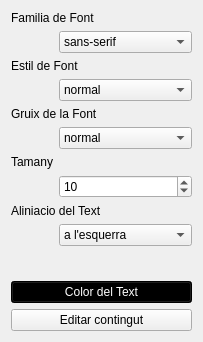
         <widget class="QWidget" name="page_text" >
          <property name="geometry" >
           <rect>
            <x>0</x>
            <y>0</y>
            <width>200</width>
            <height>342</height>
           </rect>
          </property>
          <property name="toolTip" >
           <string>Modify text properties</string>
          </property>
          <attribute name="label" >
           <string>Propietats de Text</string>
          </attribute>
          <layout class="QGridLayout" name="gridLayout_7" >
           <item row="0" column="0" colspan="2" >
            <widget class="QLabel" name="l_font_family" >
             <property name="text" >
              <string>Familia de Font</string>
             </property>
            </widget>
           </item>
           <item row="1" column="1" >
            <widget class="QComboBox" name="cb_font_family" >
             <property name="toolTip" >
              <string>Change font family</string>
             </property>
             <item>
              <property name="text" >
               <string>sans-serif</string>
              </property>
             </item>
             <item>
              <property name="text" >
               <string>serif</string>
              </property>
             </item>
             <item>
              <property name="text" >
               <string>Arial</string>
              </property>
             </item>
             <item>
              <property name="text" >
               <string>Helvetica</string>
              </property>
             </item>
             <item>
              <property name="text" >
               <string>Times New Roman</string>
              </property>
             </item>
             <item>
              <property name="text" >
               <string>Times</string>
              </property>
             </item>
             <item>
              <property name="text" >
               <string>Courier New</string>
              </property>
             </item>
             <item>
              <property name="text" >
               <string>Courier</string>
              </property>
             </item>
             <item>
              <property name="text" >
               <string>monospace</string>
              </property>
             </item>
             <item>
              <property name="text" >
               <string>Georgia</string>
              </property>
             </item>
             <item>
              <property name="text" >
               <string>Verdana</string>
              </property>
             </item>
             <item>
              <property name="text" >
               <string>Geneva</string>
              </property>
             </item>
            </widget>
           </item>
           <item row="2" column="0" colspan="2" >
            <widget class="QLabel" name="l_font_style" >
             <property name="text" >
              <string>Estil de Font</string>
             </property>
            </widget>
           </item>
           <item row="3" column="1" >
            <widget class="QComboBox" name="cb_font_style" >
             <property name="toolTip" >
              <string>Change font style</string>
             </property>
             <item>
              <property name="text" >
               <string>normal</string>
              </property>
             </item>
             <item>
              <property name="text" >
               <string>italica</string>
              </property>
             </item>
             <item>
              <property name="text" >
               <string>obliqua</string>
              </property>
             </item>
            </widget>
           </item>
           <item row="4" column="0" colspan="2" >
            <widget class="QLabel" name="l_font_height" >
             <property name="text" >
              <string>Gruix de la Font</string>
             </property>
            </widget>
           </item>
           <item row="5" column="1" >
            <widget class="QComboBox" name="cb_font_height" >
             <property name="toolTip" >
              <string>Change font weight</string>
             </property>
             <item>
              <property name="text" >
               <string>normal</string>
              </property>
             </item>
             <item>
              <property name="text" >
               <string>bold</string>
              </property>
             </item>
             <item>
              <property name="text" >
               <string>bolder</string>
              </property>
             </item>
             <item>
              <property name="text" >
               <string>lighter</string>
              </property>
             </item>
             <item>
              <property name="text" >
               <string>100</string>
              </property>
             </item>
             <item>
              <property name="text" >
               <string>200</string>
              </property>
             </item>
             <item>
              <property name="text" >
               <string>300</string>
              </property>
             </item>
             <item>
              <property name="text" >
               <string>400</string>
              </property>
             </item>
             <item>
              <property name="text" >
               <string>500</string>
              </property>
             </item>
             <item>
              <property name="text" >
               <string>600</string>
              </property>
             </item>
             <item>
              <property name="text" >
               <string>700</string>
              </property>
             </item>
             <item>
              <property name="text" >
               <string>800</string>
              </property>
             </item>
             <item>
              <property name="text" >
               <string>900</string>
              </property>
             </item>
            </widget>
           </item>
           <item row="6" column="0" >
            <widget class="QLabel" name="l_font_size" >
             <property name="text" >
              <string>Tamany</string>
             </property>
            </widget>
           </item>
           <item row="7" column="1" >
            <widget class="QSpinBox" name="sb_font_size" >
             <property name="toolTip" >
              <string>Change font size</string>
             </property>
             <property name="minimum" >
              <number>7</number>
             </property>
             <property name="maximum" >
              <number>200</number>
             </property>
             <property name="value" >
              <number>10</number>
             </property>
            </widget>
           </item>
           <item row="8" column="0" colspan="2" >
            <widget class="QLabel" name="l_font_alineation" >
             <property name="text" >
              <string>Aliniacio del Text</string>
             </property>
            </widget>
           </item>
           <item row="9" column="1" >
            <widget class="QComboBox" name="cb_text_alineation" >
             <property name="toolTip" >
              <string>Change font justify</string>
             </property>
             <item>
              <property name="text" >
               <string>a l'esquerra</string>
              </property>
             </item>
             <item>
              <property name="text" >
               <string>al centre</string>
              </property>
             </item>
             <item>
              <property name="text" >
               <string>a la dreta</string>
              </property>
             </item>
             <item>
              <property name="text" >
               <string>justificada</string>
              </property>
             </item>
            </widget>
           </item>
           <item row="10" column="0" >
            <spacer name="verticalSpacer" >
             <property name="orientation" >
              <enum>Qt::Vertical</enum>
             </property>
             <property name="sizeHint" stdset="0" >
              <size>
               <width>20</width>
               <height>118</height>
              </size>
             </property>
            </spacer>
           </item>
           <item row="11" column="0" colspan="2" >
            <widget class="QPushButton" name="b_text_color" >
             <property name="maximumSize" >
              <size>
               <width>16777215</width>
               <height>16777215</height>
              </size>
             </property>
             <property name="palette" >
              <palette>
               <active>
                <colorrole role="WindowText" >
                 <brush brushstyle="SolidPattern" >
                  <color alpha="255" >
                   <red>255</red>
                   <green>255</green>
                   <blue>255</blue>
                  </color>
                 </brush>
                </colorrole>
                <colorrole role="Button" >
                 <brush brushstyle="SolidPattern" >
                  <color alpha="255" >
                   <red>0</red>
                   <green>0</green>
                   <blue>0</blue>
                  </color>
                 </brush>
                </colorrole>
                <colorrole role="Light" >
                 <brush brushstyle="SolidPattern" >
                  <color alpha="255" >
                   <red>0</red>
                   <green>0</green>
                   <blue>0</blue>
                  </color>
                 </brush>
                </colorrole>
                <colorrole role="Midlight" >
                 <brush brushstyle="SolidPattern" >
                  <color alpha="255" >
                   <red>0</red>
                   <green>0</green>
                   <blue>0</blue>
                  </color>
                 </brush>
                </colorrole>
                <colorrole role="Dark" >
                 <brush brushstyle="SolidPattern" >
                  <color alpha="255" >
                   <red>0</red>
                   <green>0</green>
                   <blue>0</blue>
                  </color>
                 </brush>
                </colorrole>
                <colorrole role="Mid" >
                 <brush brushstyle="SolidPattern" >
                  <color alpha="255" >
                   <red>0</red>
                   <green>0</green>
                   <blue>0</blue>
                  </color>
                 </brush>
                </colorrole>
                <colorrole role="Text" >
                 <brush brushstyle="SolidPattern" >
                  <color alpha="255" >
                   <red>255</red>
                   <green>255</green>
                   <blue>255</blue>
                  </color>
                 </brush>
                </colorrole>
                <colorrole role="BrightText" >
                 <brush brushstyle="SolidPattern" >
                  <color alpha="255" >
                   <red>255</red>
                   <green>255</green>
                   <blue>255</blue>
                  </color>
                 </brush>
                </colorrole>
                <colorrole role="ButtonText" >
                 <brush brushstyle="SolidPattern" >
                  <color alpha="255" >
                   <red>255</red>
                   <green>255</green>
                   <blue>255</blue>
                  </color>
                 </brush>
                </colorrole>
                <colorrole role="Base" >
                 <brush brushstyle="SolidPattern" >
                  <color alpha="255" >
                   <red>0</red>
                   <green>0</green>
                   <blue>0</blue>
                  </color>
                 </brush>
                </colorrole>
                <colorrole role="Window" >
                 <brush brushstyle="SolidPattern" >
                  <color alpha="255" >
                   <red>0</red>
                   <green>0</green>
                   <blue>0</blue>
                  </color>
                 </brush>
                </colorrole>
                <colorrole role="Shadow" >
                 <brush brushstyle="SolidPattern" >
                  <color alpha="255" >
                   <red>0</red>
                   <green>0</green>
                   <blue>0</blue>
                  </color>
                 </brush>
                </colorrole>
                <colorrole role="AlternateBase" >
                 <brush brushstyle="SolidPattern" >
                  <color alpha="255" >
                   <red>0</red>
                   <green>0</green>
                   <blue>0</blue>
                  </color>
                 </brush>
                </colorrole>
                <colorrole role="ToolTipBase" >
                 <brush brushstyle="SolidPattern" >
                  <color alpha="255" >
                   <red>255</red>
                   <green>255</green>
                   <blue>220</blue>
                  </color>
                 </brush>
                </colorrole>
                <colorrole role="ToolTipText" >
                 <brush brushstyle="SolidPattern" >
                  <color alpha="255" >
                   <red>0</red>
                   <green>0</green>
                   <blue>0</blue>
                  </color>
                 </brush>
                </colorrole>
               </active>
               <inactive>
                <colorrole role="WindowText" >
                 <brush brushstyle="SolidPattern" >
                  <color alpha="255" >
                   <red>255</red>
                   <green>255</green>
                   <blue>255</blue>
                  </color>
                 </brush>
                </colorrole>
                <colorrole role="Button" >
                 <brush brushstyle="SolidPattern" >
                  <color alpha="255" >
                   <red>0</red>
                   <green>0</green>
                   <blue>0</blue>
                  </color>
                 </brush>
                </colorrole>
                <colorrole role="Light" >
                 <brush brushstyle="SolidPattern" >
                  <color alpha="255" >
                   <red>0</red>
                   <green>0</green>
                   <blue>0</blue>
                  </color>
                 </brush>
                </colorrole>
                <colorrole role="Midlight" >
                 <brush brushstyle="SolidPattern" >
                  <color alpha="255" >
                   <red>0</red>
                   <green>0</green>
                   <blue>0</blue>
                  </color>
                 </brush>
                </colorrole>
                <colorrole role="Dark" >
                 <brush brushstyle="SolidPattern" >
                  <color alpha="255" >
                   <red>0</red>
                   <green>0</green>
                   <blue>0</blue>
                  </color>
                 </brush>
                </colorrole>
                <colorrole role="Mid" >
                 <brush brushstyle="SolidPattern" >
                  <color alpha="255" >
                   <red>0</red>
                   <green>0</green>
                   <blue>0</blue>
                  </color>
                 </brush>
                </colorrole>
                <colorrole role="Text" >
                 <brush brushstyle="SolidPattern" >
                  <color alpha="255" >
                   <red>255</red>
                   <green>255</green>
                   <blue>255</blue>
                  </color>
                 </brush>
                </colorrole>
                <colorrole role="BrightText" >
                 <brush brushstyle="SolidPattern" >
                  <color alpha="255" >
                   <red>255</red>
                   <green>255</green>
                   <blue>255</blue>
                  </color>
                 </brush>
                </colorrole>
                <colorrole role="ButtonText" >
                 <brush brushstyle="SolidPattern" >
                  <color alpha="255" >
                   <red>255</red>
                   <green>255</green>
                   <blue>255</blue>
                  </color>
                 </brush>
                </colorrole>
                <colorrole role="Base" >
                 <brush brushstyle="SolidPattern" >
                  <color alpha="255" >
                   <red>0</red>
                   <green>0</green>
                   <blue>0</blue>
                  </color>
                 </brush>
                </colorrole>
                <colorrole role="Window" >
                 <brush brushstyle="SolidPattern" >
                  <color alpha="255" >
                   <red>0</red>
                   <green>0</green>
                   <blue>0</blue>
                  </color>
                 </brush>
                </colorrole>
                <colorrole role="Shadow" >
                 <brush brushstyle="SolidPattern" >
                  <color alpha="255" >
                   <red>0</red>
                   <green>0</green>
                   <blue>0</blue>
                  </color>
                 </brush>
                </colorrole>
                <colorrole role="AlternateBase" >
                 <brush brushstyle="SolidPattern" >
                  <color alpha="255" >
                   <red>0</red>
                   <green>0</green>
                   <blue>0</blue>
                  </color>
                 </brush>
                </colorrole>
                <colorrole role="ToolTipBase" >
                 <brush brushstyle="SolidPattern" >
                  <color alpha="255" >
                   <red>255</red>
                   <green>255</green>
                   <blue>220</blue>
                  </color>
                 </brush>
                </colorrole>
                <colorrole role="ToolTipText" >
                 <brush brushstyle="SolidPattern" >
                  <color alpha="255" >
                   <red>0</red>
                   <green>0</green>
                   <blue>0</blue>
                  </color>
                 </brush>
                </colorrole>
               </inactive>
               <disabled>
                <colorrole role="WindowText" >
                 <brush brushstyle="SolidPattern" >
                  <color alpha="255" >
                   <red>0</red>
                   <green>0</green>
                   <blue>0</blue>
                  </color>
                 </brush>
                </colorrole>
                <colorrole role="Button" >
                 <brush brushstyle="SolidPattern" >
                  <color alpha="255" >
                   <red>0</red>
                   <green>0</green>
                   <blue>0</blue>
                  </color>
                 </brush>
                </colorrole>
                <colorrole role="Light" >
                 <brush brushstyle="SolidPattern" >
                  <color alpha="255" >
                   <red>0</red>
                   <green>0</green>
                   <blue>0</blue>
                  </color>
                 </brush>
                </colorrole>
                <colorrole role="Midlight" >
                 <brush brushstyle="SolidPattern" >
                  <color alpha="255" >
                   <red>0</red>
                   <green>0</green>
                   <blue>0</blue>
                  </color>
                 </brush>
                </colorrole>
                <colorrole role="Dark" >
                 <brush brushstyle="SolidPattern" >
                  <color alpha="255" >
                   <red>0</red>
                   <green>0</green>
                   <blue>0</blue>
                  </color>
                 </brush>
                </colorrole>
                <colorrole role="Mid" >
                 <brush brushstyle="SolidPattern" >
                  <color alpha="255" >
                   <red>0</red>
                   <green>0</green>
                   <blue>0</blue>
                  </color>
                 </brush>
                </colorrole>
                <colorrole role="Text" >
                 <brush brushstyle="SolidPattern" >
                  <color alpha="255" >
                   <red>0</red>
                   <green>0</green>
                   <blue>0</blue>
                  </color>
                 </brush>
                </colorrole>
                <colorrole role="BrightText" >
                 <brush brushstyle="SolidPattern" >
                  <color alpha="255" >
                   <red>255</red>
                   <green>255</green>
                   <blue>255</blue>
                  </color>
                 </brush>
                </colorrole>
                <colorrole role="ButtonText" >
                 <brush brushstyle="SolidPattern" >
                  <color alpha="255" >
                   <red>0</red>
                   <green>0</green>
                   <blue>0</blue>
                  </color>
                 </brush>
                </colorrole>
                <colorrole role="Base" >
                 <brush brushstyle="SolidPattern" >
                  <color alpha="255" >
                   <red>0</red>
                   <green>0</green>
                   <blue>0</blue>
                  </color>
                 </brush>
                </colorrole>
                <colorrole role="Window" >
                 <brush brushstyle="SolidPattern" >
                  <color alpha="255" >
                   <red>0</red>
                   <green>0</green>
                   <blue>0</blue>
                  </color>
                 </brush>
                </colorrole>
                <colorrole role="Shadow" >
                 <brush brushstyle="SolidPattern" >
                  <color alpha="255" >
                   <red>0</red>
                   <green>0</green>
                   <blue>0</blue>
                  </color>
                 </brush>
                </colorrole>
                <colorrole role="AlternateBase" >
                 <brush brushstyle="SolidPattern" >
                  <color alpha="255" >
                   <red>0</red>
                   <green>0</green>
                   <blue>0</blue>
                  </color>
                 </brush>
                </colorrole>
                <colorrole role="ToolTipBase" >
                 <brush brushstyle="SolidPattern" >
                  <color alpha="255" >
                   <red>255</red>
                   <green>255</green>
                   <blue>220</blue>
                  </color>
                 </brush>
                </colorrole>
                <colorrole role="ToolTipText" >
                 <brush brushstyle="SolidPattern" >
                  <color alpha="255" >
                   <red>0</red>
                   <green>0</green>
                   <blue>0</blue>
                  </color>
                 </brush>
                </colorrole>
               </disabled>
              </palette>
             </property>
             <property name="toolTip" >
              <string>Change text color</string>
             </property>
             <property name="text" >
              <string>Color del Text</string>
             </property>
             <property name="icon" >
              <iconset>
               <normaloff>images/text-color.png</normaloff>images/text-color.png</iconset>
             </property>
            </widget>
           </item>
           <item row="12" column="0" colspan="2" >
            <widget class="QPushButton" name="b_edit_content" >
             <property name="maximumSize" >
              <size>
               <width>16777215</width>
               <height>16777215</height>
              </size>
             </property>
             <property name="toolTip" >
              <string>Open advanced content editor</string>
             </property>
             <property name="text" >
              <string>Editar contingut</string>
             </property>
             <property name="icon" >
              <iconset>
               <normaloff>images/edit.png</normaloff>images/edit.png</iconset>
             </property>
             <property name="iconSize" >
              <size>
               <width>22</width>
               <height>22</height>
              </size>
             </property>
            </widget>
           </item>
           <item row="13" column="0" >
            <spacer name="verticalSpacer_2" >
             <property name="orientation" >
              <enum>Qt::Vertical</enum>
             </property>
             <property name="sizeHint" stdset="0" >
              <size>
               <width>20</width>
               <height>44</height>
              </size>
             </property>
            </spacer>
           </item>
           <item row="14" column="0" >
            <spacer name="verticalSpacer_4" >
             <property name="orientation" >
              <enum>Qt::Vertical</enum>
             </property>
             <property name="sizeHint" stdset="0" >
              <size>
               <width>20</width>
               <height>40</height>
              </size>
             </property>
            </spacer>
           </item>
          </layout>
         </widget>
